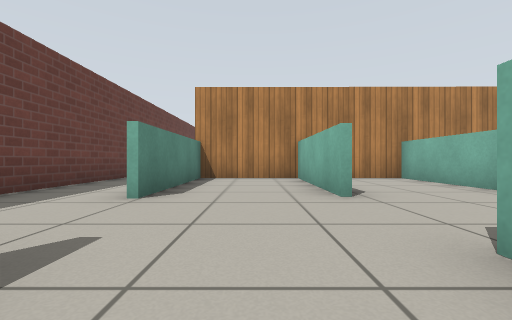
[1] (above)

16 first-person views from a walk through a world built for the Gazebo simulator. The camera is 0.5 m above the floor, looks level and sees 90° across. The floor is counted in squares, 1 m on a side. Each view is taken from the middle of a square. On the plan, view 1 faces up. The plan holds only what a view shows up to about 9 squares ahead; the rest is blank. Gazebo's built-in surfaces are drawn with simple patterns.

[2]
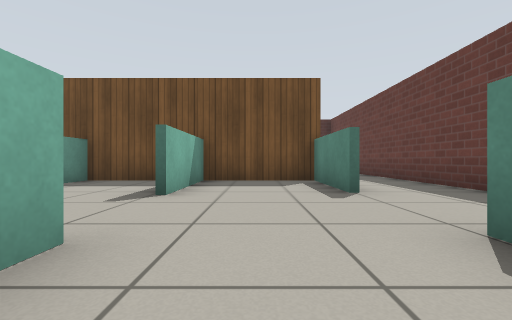

[3]
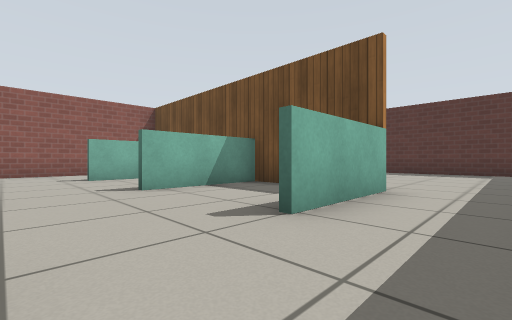

[4]
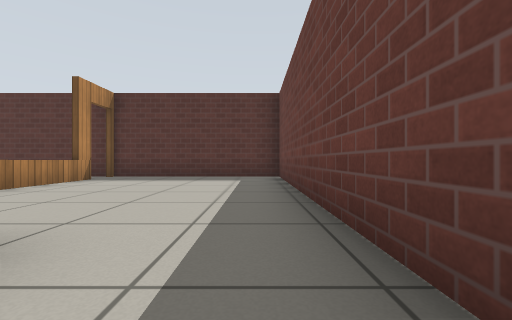

[5]
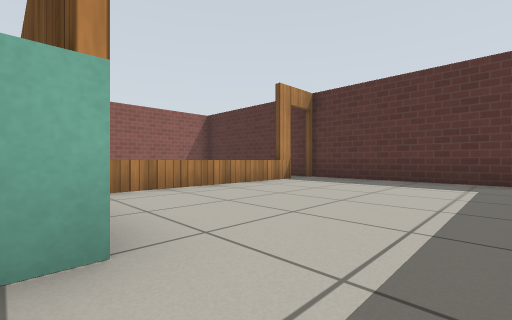

[6]
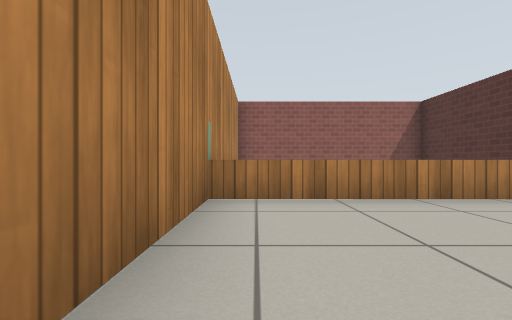

[7]
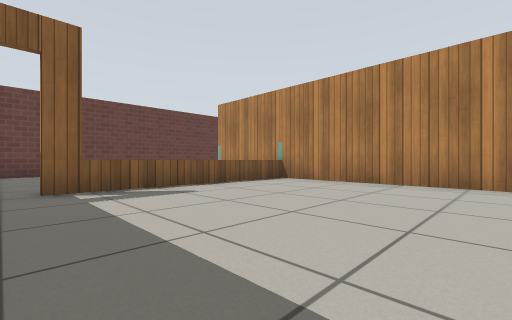

[8]
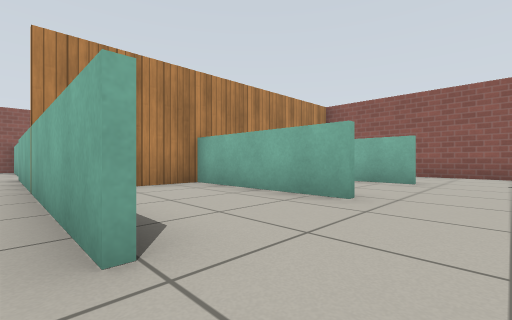

[9]
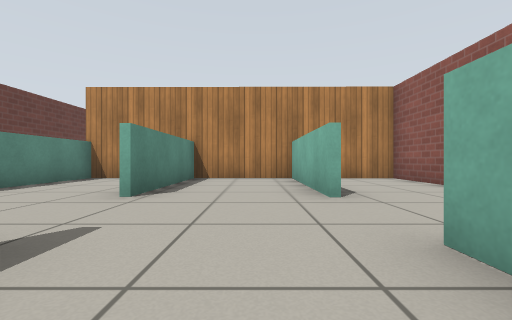

[10]
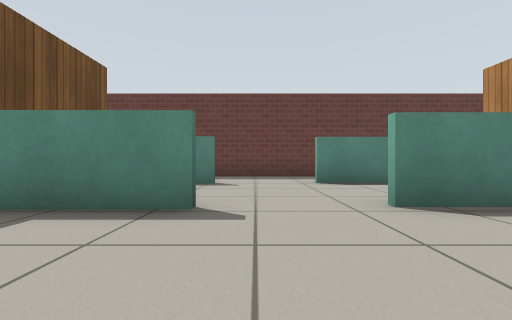

[11]
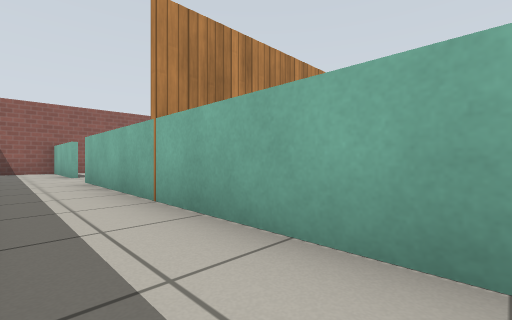

[12]
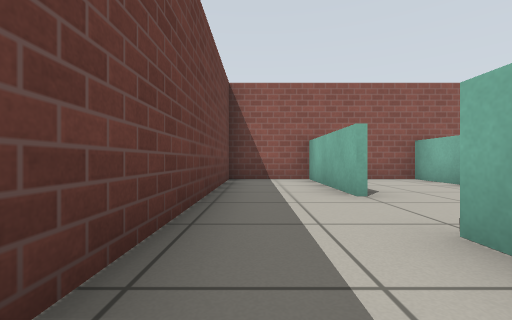

[13]
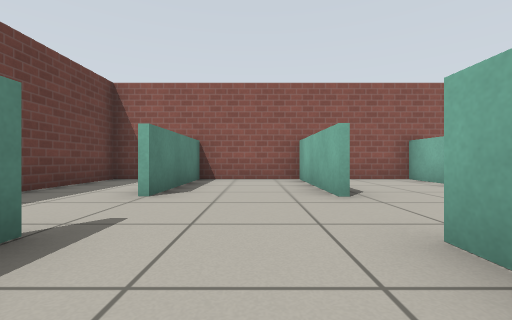

[14]
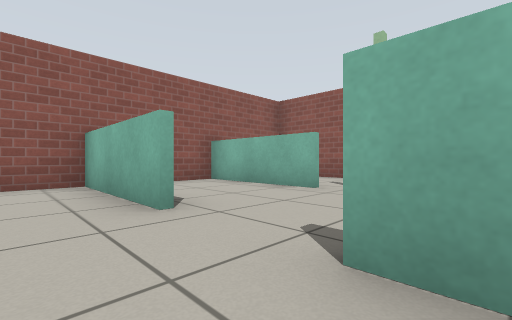

[15]
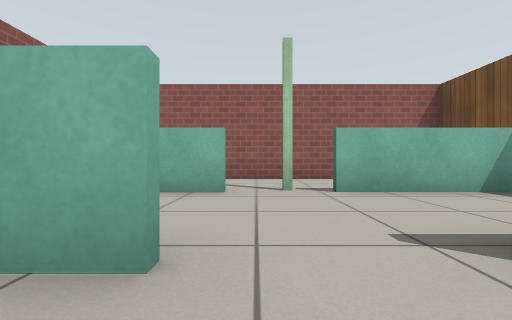

[16]
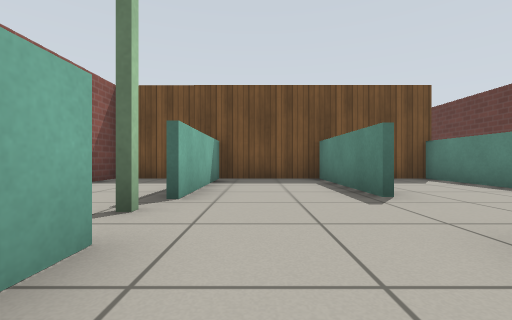

### Floor plan
Points are (right, up) in squares from view 1. A wall is a line through its corners. A room is listed if a view was taken in it or the views show most of it. See-through windows are left out.
Room 1 (views 1, 2, 3, 4, 5, 6, 8)
walls: (-1.5, -1.2) (1, -1.2); (1, -1.4) (-1.7, -1.4) (-1.7, 1.1); (-3.7, 3.4) (-3.7, -7.6) (0.5, -7.6); (1.2, -6.6) (1.2, -1.4); (1, 7) (-1.7, 7)
low walls: (-1.5, 1.1) (-1.5, -1.2); (1.2, -1.2) (1.2, 1.4); (1.2, 3.4) (1.2, 7); (-1.5, 6.9) (-1.5, 3.3)
ways out: opening at (1, -7) to room 2; opening at (1, 2.5) to room 3; opening at (-3, 4) to room 5
Room 2 (view 7)
walls: (6.4, -1.4) (1, -1.4); (0.5, -7.6) (6.8, -7.6) (6.8, -1.4); (1.4, -1.4) (1.4, -6.6)
ways out: opening at (1, -7) to room 1
Room 3 (view 9)
walls: (1, -1.2) (4, -1.2); (4.1, 7) (1, 7)
low walls: (1.4, 1.4) (1.4, -0.6); (4, 3.4) (4, 7); (4, 0.2) (4, 1.6); (1.4, 7) (1.4, 3.4); (4, -1.2) (4, -0.4)
ways out: opening at (1, 2.5) to room 1; opening at (4, 2.5) to room 4
Room 4 (view 10)
walls: (6.8, 0) (6.8, 7) (4.1, 7); (4, -1.2) (5.5, -1.2)
ways out: opening at (4, 2.5) to room 3
Room 5 (views 11, 12, 13, 14, 15)
walls: (-1.8, 7.2) (0.9, 7.2); (1.1, 15.6) (-3.7, 15.6) (-3.7, 3.4); (-1.7, 3.3) (-1.7, 10.8)
low walls: (-1.5, 10.8) (-1.5, 6.9); (-1.7, 12.5) (-1.7, 15.6); (1.2, 10) (1.2, 10.6); (1.2, 12.4) (1.2, 15.8); (-1.5, 15.6) (-1.5, 12.5)
ways out: opening at (-3, 4) to room 1; opening at (1, 11.5) to room 6
Room 6 (view 16)
walls: (4, 15.6) (1.1, 15.6); (0.9, 7.2) (4.1, 7.1)
low walls: (1.4, 10.6) (1.4, 7.1); (4, 12.4) (4, 15.8); (4, 7.1) (4, 10.8)
ways out: opening at (1, 11.5) to room 5; opening at (4, 11.5) to room 7
Room 7 (no view inside)
walls: (4.1, 7.1) (6.8, 7.1) (6.8, 15.6) (4, 15.6)
ways out: opening at (4, 11.5) to room 6

Where each view was taken, in squares from view 1:
view 1: 0 up, 0 right, facing up
view 2: 5 up, 0 right, facing down
view 3: 3 up, 3 left, facing down-right
view 4: 0 up, 3 left, facing down
view 5: 1 down, 3 left, facing down-right
view 6: 2 down, 2 left, facing right
view 7: 7 down, 6 right, facing up-left
view 8: 2 up, 2 left, facing up-right
view 9: 0 up, 3 right, facing up
view 10: 2 up, 4 right, facing left
view 11: 4 up, 3 left, facing up-right
view 12: 9 up, 3 left, facing up
view 13: 9 up, 0 right, facing up
view 14: 10 up, 0 right, facing up-right
view 15: 12 up, 0 right, facing right
view 16: 14 up, 3 right, facing down
